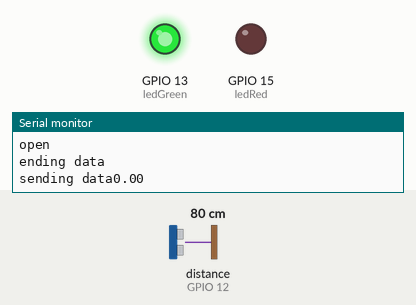
Simulated run of this sketch. Board: ESP8266 (NodeMCU). Parts: output pins drawn as LEDs (lit = HIGH), the last lines printed to the serial monitor. Wiring (inferred from the names in the program): ultrasonic range finder: trigger GPIO 14; echo GPIO 12. The inputs (shaded band) are chosen by the test bench; at power-on: distance to the obstacle (sensor on GPIO 12) 80 cm. The echo pulse lasts 58.3 µs per cm; WiFi joins after 1.5 s; servers stay silent unless stated; uploads are accepted with an empty reply; pins used as bus, display or sensor lines are not drawn.

Above: at 2.7 s.
2.8 s: distance to the obstacle (sensor on GPIO 12) set to 9 cm
4.3 s: distance to the obstacle (sensor on GPIO 12) set to 6 cm
At 5.5 s:
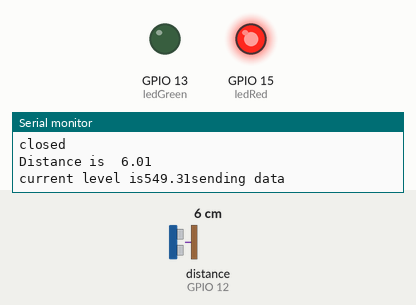
5.9 s: distance to the obstacle (sensor on GPIO 12) set to 18 cm
At 6.4 s:
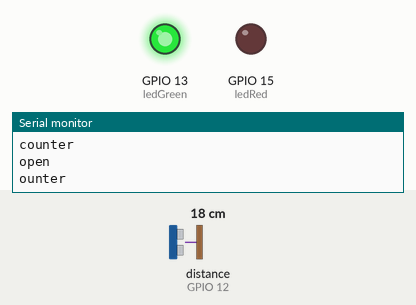
7.4 s: distance to the obstacle (sensor on GPIO 12) set to 4 cm
At 8.8 s:
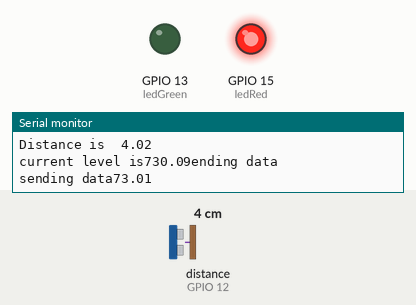
Timing chart, 0 to 10.0 s (numbered marks = the images above; inputs shaded):
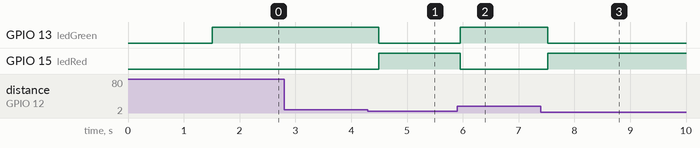

Measured:
- the behaviour switches between 8 and 7 cm on distance to the obstacle (sensor on GPIO 12) (found by bisection; images 0 and 1)
- after the input at 4.3 s, GPIO 13 (ledGreen): HIGH → LOW after 0.19 s; GPIO 15 (ledRed): LOW → HIGH after 0.19 s
- after the input at 5.9 s, GPIO 13 (ledGreen): LOW → HIGH after 0.05 s; GPIO 15 (ledRed): HIGH → LOW after 0.05 s
- after the input at 7.4 s, GPIO 13 (ledGreen): HIGH → LOW after 0.12 s; GPIO 15 (ledRed): LOW → HIGH after 0.12 s

The sketch:

modulewecan.ino
```cpp
#include <ESP8266WiFi.h>

#include <ESP8266HTTPClient.h>
#include<ESP8266WebServer.h>
#include<ESP8266HTTPClient.h>


// define credentials

#define STASSID "linux"
#define STAPSK "frankensteindcoster"
#define Link "http://0389affb.ngrok.io"
#define ServerDelay 5000


// define pins
const char* ssid = STASSID;
const char* password = STAPSK;
const int ledRed = 15;
const int ledGreen = 13 ;
const int trigPin = 14;
const int echoPin = 12;
const int checkPin = 3;
const int totalLevel = 16.5;
const int errorLevel = 1 ;
const int dataRetries = 10 ;
const int lidCheckPin = 1 ;


double currentLevel;
int counter = 0 ;
double tempCurrentLevel = 0;
int sensorStatus = 0 ;


void calculateGarbage()
{
  Serial.println("counter" + counter);
  counter ++ ;
  boolean check = checkForSend();
  if (check) {
    tempCurrentLevel = tempCurrentLevel /  10;
    Serial.print("sending data");
    Serial.print(tempCurrentLevel);
    boolean checkServer =  sendDataServer();
    tempCurrentLevel = 0;
    statusCheck(checkServer);

  }
  else
  {

    double distance, duration;
    digitalWrite(trigPin, HIGH);
    delayMicroseconds(1000);
    digitalWrite(trigPin, LOW);
    duration = pulseIn(echoPin, HIGH); // calculating the distance with respect to duration of sound released by trigger
    distance = (duration / 2) / 29.1;


    if (distance > totalLevel && distance > 0)
    {

      Serial.println("open");
      sensorStatus = 1 ;
    }
    else if (distance <= 4)
    {
      Serial.println("dirty");
      sendCleanMe();

    }
    else if ( distance <= totalLevel && distance > 0)
    {

      Serial.println("closed");
      sensorStatus = 0 ;
      Serial.println("Distance is  " + (String(distance)));
      currentLevel = (((distance - errorLevel) / (totalLevel)) * 100) ;
      currentLevel = 100 - currentLevel;
      tempCurrentLevel =  currentLevel + tempCurrentLevel;
      Serial.print("current level is" + String(tempCurrentLevel));
    }


  }


}


void led()
{
  double level = tempCurrentLevel /  counter;
  if ( level <= 60 && level >= 0)
  {
    digitalWrite(ledGreen, HIGH) ;
    digitalWrite(ledRed, LOW);
  }
  else if (level > 60 || level < 0)
  {
    digitalWrite(ledRed, HIGH);
    digitalWrite(ledGreen, LOW);
  }
}


void statusCheck(boolean checkServer)
{
  if (checkServer)
  {
    Serial.println("Request Successfully Sent To Server");
  }
  else
  {
    Serial.println("Failed To Connect To The Server");
  }
}

boolean checkForSend()
{
  if (counter == dataRetries)
  {
    return true;
  }
  else
  {
    return false;
  }
}


void setup()
{

  Serial.begin(115200);
  pinMode(trigPin, OUTPUT);
  pinMode(echoPin, INPUT);
  pinMode(ledRed, OUTPUT);
  pinMode(ledGreen, OUTPUT);
  //  pinMode(lidCheckPin , OUTPUT);
  wifiConnect();
}

void wifiConnect()
{
  Serial.println();
  Serial.println();
  Serial.print("Connecting to ");
  Serial.println(ssid);


  WiFi.mode(WIFI_STA);
  WiFi.begin(ssid, password);

  while (WiFi.status() != WL_CONNECTED)
  {
    delay(500);
    Serial.print(".");
  }

  Serial.println("");
  Serial.println("Wifi connected");
  Serial.println("IP address");
  Serial.print(WiFi.localIP());
}


boolean sendDataServer()
{

  HTTPClient http;
  String data = "?status=" + String(sensorStatus) + "&currentLevel=" + String(currentLevel);
  http.begin(Link + data);
  int httpCode = http.GET();
  String payload = http.getString();
  if (httpCode > 0 )
  {
    Serial.println(payload);
    http.end();
    counter = 0 ;
    return true;
  }
  else
  {
    Serial.println("Failed To establish connection to the server");
    http.end();
    counter = 0 ;
    return false;
  }

}


void sendCleanMe()
{
  HTTPClient http;
  String data = "?status=" + String(sensorStatus) + "&currentLevel=" + String(currentLevel);
  http.begin(Link + data);
  http.begin(Link);
  int httpCode = http.GET();
  String payload = http.getString();
  if (httpCode > 0 )
  {
    Serial.println(payload);
    http.end();
    counter = 0 ;
    Serial.print("sent dirty signal");
  }
  else
  {
    Serial.println("Failed To establish connection to the server");
    counter = 0 ;
    http.end();
  }
}


void loop()
{


  calculateGarbage();
  led();


}
```
